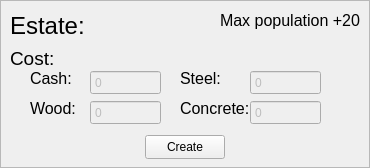
                   <widget class="QFrame" name="frmResEstate">
                    <property name="minimumSize">
                     <size>
                      <width>370</width>
                      <height>0</height>
                     </size>
                    </property>
                    <property name="maximumSize">
                     <size>
                      <width>370</width>
                      <height>16777215</height>
                     </size>
                    </property>
                    <property name="styleSheet">
                     <string notr="true">#frmResEstate{
	background-color: rgb(211, 211, 211);
	border: 2px solid black;
}</string>
                    </property>
                    <property name="frameShape">
                     <enum>QFrame::StyledPanel</enum>
                    </property>
                    <property name="frameShadow">
                     <enum>QFrame::Raised</enum>
                    </property>
                    <widget class="QPushButton" name="btnResEstate">
                     <property name="geometry">
                      <rect>
                       <x>145</x>
                       <y>135</y>
                       <width>80</width>
                       <height>24</height>
                      </rect>
                     </property>
                     <property name="text">
                      <string>Create</string>
                     </property>
                    </widget>
                    <widget class="QLabel" name="label_40">
                     <property name="geometry">
                      <rect>
                       <x>10</x>
                       <y>10</y>
                       <width>141</width>
                       <height>31</height>
                      </rect>
                     </property>
                     <property name="font">
                      <font>
                       <pointsize>18</pointsize>
                      </font>
                     </property>
                     <property name="text">
                      <string>Estate:</string>
                     </property>
                    </widget>
                    <widget class="QLabel" name="label_41">
                     <property name="geometry">
                      <rect>
                       <x>10</x>
                       <y>50</y>
                       <width>49</width>
                       <height>16</height>
                      </rect>
                     </property>
                     <property name="font">
                      <font>
                       <pointsize>14</pointsize>
                      </font>
                     </property>
                     <property name="text">
                      <string>Cost:</string>
                     </property>
                    </widget>
                    <widget class="QSpinBox" name="spnResEstateWood">
                     <property name="enabled">
                      <bool>false</bool>
                     </property>
                     <property name="geometry">
                      <rect>
                       <x>90</x>
                       <y>100</y>
                       <width>71</width>
                       <height>25</height>
                      </rect>
                     </property>
                     <property name="buttonSymbols">
                      <enum>QAbstractSpinBox::NoButtons</enum>
                     </property>
                     <property name="minimum">
                      <number>0</number>
                     </property>
                     <property name="maximum">
                      <number>1000000</number>
                     </property>
                    </widget>
                    <widget class="QLabel" name="label_42">
                     <property name="geometry">
                      <rect>
                       <x>30</x>
                       <y>100</y>
                       <width>49</width>
                       <height>16</height>
                      </rect>
                     </property>
                     <property name="font">
                      <font>
                       <pointsize>12</pointsize>
                      </font>
                     </property>
                     <property name="text">
                      <string>Wood:</string>
                     </property>
                    </widget>
                    <widget class="QSpinBox" name="spnResEstateSteel">
                     <property name="enabled">
                      <bool>false</bool>
                     </property>
                     <property name="geometry">
                      <rect>
                       <x>250</x>
                       <y>70</y>
                       <width>71</width>
                       <height>25</height>
                      </rect>
                     </property>
                     <property name="buttonSymbols">
                      <enum>QAbstractSpinBox::NoButtons</enum>
                     </property>
                     <property name="minimum">
                      <number>0</number>
                     </property>
                     <property name="maximum">
                      <number>1000000</number>
                     </property>
                    </widget>
                    <widget class="QLabel" name="label_43">
                     <property name="geometry">
                      <rect>
                       <x>180</x>
                       <y>70</y>
                       <width>49</width>
                       <height>16</height>
                      </rect>
                     </property>
                     <property name="font">
                      <font>
                       <pointsize>12</pointsize>
                      </font>
                     </property>
                     <property name="text">
                      <string>Steel:</string>
                     </property>
                    </widget>
                    <widget class="QLabel" name="label_44">
                     <property name="geometry">
                      <rect>
                       <x>180</x>
                       <y>100</y>
                       <width>71</width>
                       <height>16</height>
                      </rect>
                     </property>
                     <property name="font">
                      <font>
                       <pointsize>12</pointsize>
                      </font>
                     </property>
                     <property name="text">
                      <string>Concrete:</string>
                     </property>
                    </widget>
                    <widget class="QSpinBox" name="spnResEstateConcrete">
                     <property name="enabled">
                      <bool>false</bool>
                     </property>
                     <property name="geometry">
                      <rect>
                       <x>250</x>
                       <y>100</y>
                       <width>71</width>
                       <height>25</height>
                      </rect>
                     </property>
                     <property name="buttonSymbols">
                      <enum>QAbstractSpinBox::NoButtons</enum>
                     </property>
                     <property name="minimum">
                      <number>0</number>
                     </property>
                     <property name="maximum">
                      <number>1000000</number>
                     </property>
                    </widget>
                    <widget class="QSpinBox" name="spnResEstateCash">
                     <property name="enabled">
                      <bool>false</bool>
                     </property>
                     <property name="geometry">
                      <rect>
                       <x>90</x>
                       <y>70</y>
                       <width>71</width>
                       <height>25</height>
                      </rect>
                     </property>
                     <property name="buttonSymbols">
                      <enum>QAbstractSpinBox::NoButtons</enum>
                     </property>
                     <property name="minimum">
                      <number>0</number>
                     </property>
                     <property name="maximum">
                      <number>1000000</number>
                     </property>
                    </widget>
                    <widget class="QLabel" name="label_45">
                     <property name="geometry">
                      <rect>
                       <x>30</x>
                       <y>70</y>
                       <width>49</width>
                       <height>16</height>
                      </rect>
                     </property>
                     <property name="font">
                      <font>
                       <pointsize>12</pointsize>
                      </font>
                     </property>
                     <property name="text">
                      <string>Cash:</string>
                     </property>
                    </widget>
                    <widget class="QLabel" name="label_46">
                     <property name="geometry">
                      <rect>
                       <x>220</x>
                       <y>0</y>
                       <width>151</width>
                       <height>41</height>
                      </rect>
                     </property>
                     <property name="font">
                      <font>
                       <pointsize>12</pointsize>
                      </font>
                     </property>
                     <property name="text">
                      <string>Max population +20</string>
                     </property>
                    </widget>
                   </widget>
